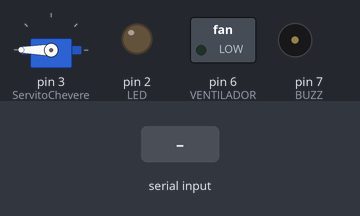
Recording of a sketch running on a simulated Arduino Uno, built with avr-gcc and run on an emulated ATmega328P. Shown: servo, switched loads named in the sketch (green lamp = pin HIGH), output pins drawn as LEDs (lit = HIGH), buzzer (waves = sounding). Inputs (shaded band) come from the test bench. What the sketch prints to the serial monitor is not drawn.

Above: at 1.2 s.
1.3 s: "E" received over the second serial link
At 1.55 s:
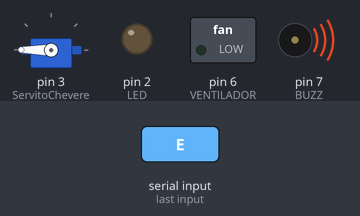
4.0 s: "L" received over the second serial link
At 5.1 s:
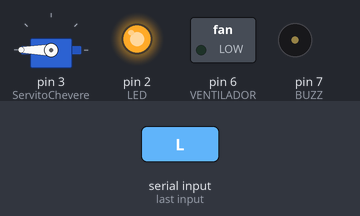
5.5 s: "P" received over the second serial link
At 6.2 s:
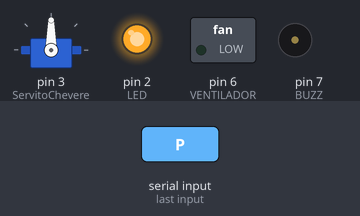
8.0 s: "V" received over the second serial link
At 9.2 s:
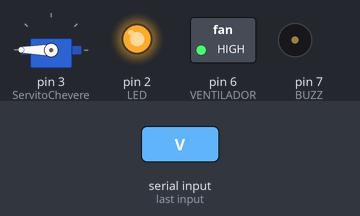
9.5 s: "L" received over the second serial link
At 10.5 s:
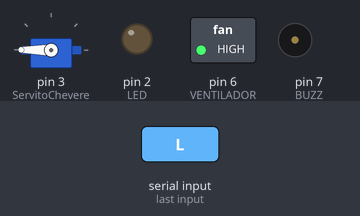
11.0 s: "P" received over the second serial link
At 11.6 s:
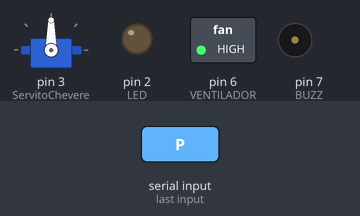
Timing chart, 0 to 14.0 s (numbered marks = the images above; inputs shaded):
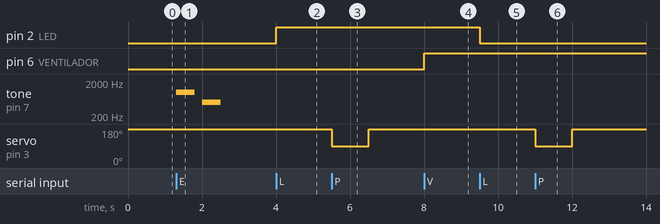

The sketch:

Smart_Home.ino
```cpp
#include <Servo.h>
#include <SoftwareSerial.h>

Servo ServitoChevere;
SoftwareSerial BT(10, 11); // RX, TX
char dato;
const int LED = 2;
const int BUZZ = 7;
const int VENTILADOR = 6;


bool estLed = false;
bool estVentilador = false;

void setup() {
  pinMode(VENTILADOR, OUTPUT);
  ServitoChevere.attach(3);
  pinMode(BUZZ, OUTPUT);
  BT.begin(38400);
  Serial.begin(9600);
  pinMode(LED, OUTPUT);
  digitalWrite(LED, LOW);
  ServitoChevere.write(180);
}

void loop() {
  if (BT.available()) {
    dato = BT.read();
    Serial.write(dato);

    switch(dato)
    {
      case 'L':
        toggleLED();
      break;

      case 'P':
        servito();
      break;

      case 'E':
        servitoError();
      break;

      case 'V':
        toggleVENTILADOR();
      break;
    }
  }

  if (Serial.available()) {
    BT.write(Serial.read());
  }

}

void toggleLED()
{
  estLed = !estLed;
  digitalWrite(LED, estLed ? HIGH : LOW);
}

void servito()
{
  ServitoChevere.write(90);
  delay(1000);
  ServitoChevere.write(180);
}

void servitoError()
{
  tone(BUZZ, 1000, 500);
  delay(700);
  tone(BUZZ, 500, 500);
}

void toggleVENTILADOR()
{
  estVentilador = !estVentilador;
  digitalWrite(VENTILADOR, estVentilador ? HIGH : LOW);
}
```

Measured:
- after the input at 1.3 s, tone on pin 7 (BUZZ): silent → 1000 Hz at once, → silent 0.50 s later, → 500 Hz 0.20 s later, → silent 0.50 s later
- after the input at 4.0 s, pin 2 (LED): LOW → HIGH at once
- after the input at 5.5 s, servo on pin 3 (ServitoChevere): 180° → 90° at once, → 180° 1.0 s later
- after the input at 8.0 s, pin 6 (VENTILADOR): LOW → HIGH at once
- after the input at 9.5 s, pin 2 (LED): HIGH → LOW at once
- after the input at 11.0 s, servo on pin 3 (ServitoChevere): 180° → 90° at once, → 180° 1.0 s later
